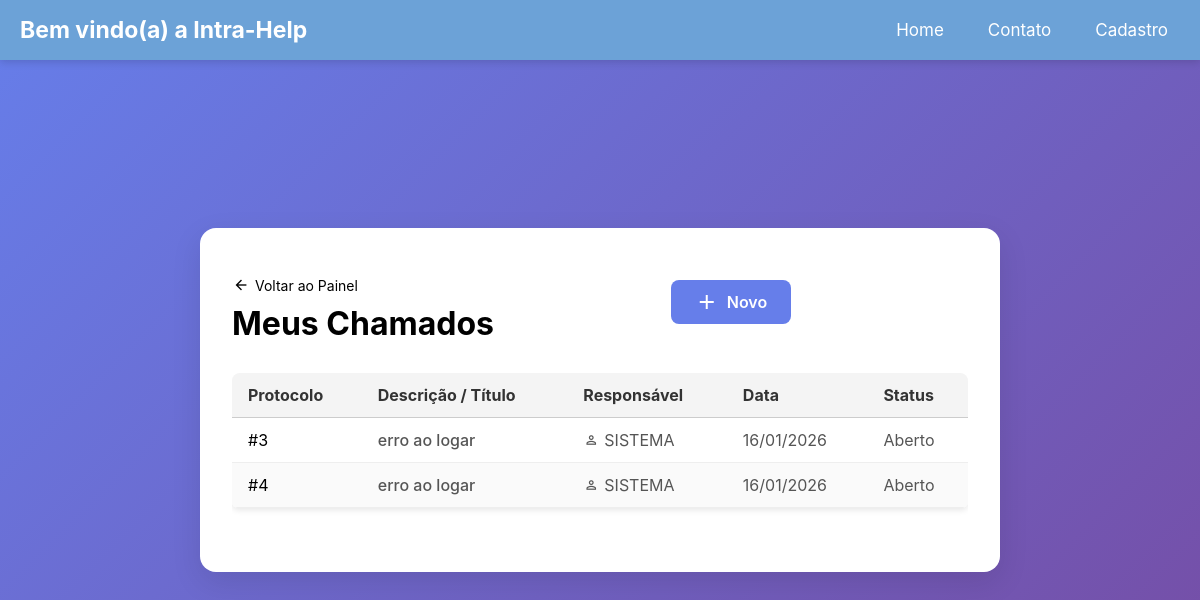
The app's page /views/listarChamados.php (signed in) with its own data.
### tables this page shows
CREATE TABLE "chamados" (
	"numero"	INTEGER NOT NULL,
	"solicitante_id"	INTEGER NOT NULL,
	"descricao"	TEXT NOT NULL,
	"responsavel_id"	INTEGER DEFAULT 1,
	"status"	TEXT DEFAULT "Aberto",
	"data_criacao"	TEXT DEFAULT current_timestamp,
	PRIMARY KEY("numero"),
	CONSTRAINT "fk_responsavel" FOREIGN KEY("responsavel_id") REFERENCES "usuarios"("usuario_id"),
	CONSTRAINT "fk_solicitante" FOREIGN KEY("solicitante_id") REFERENCES "usuarios"("usuario_id")
);

### models/chamados.php (called while the page is built, shortened)
<?php
function chamadosPorIdSolicitante($idSolicitante){
    $pdo = conectarDB();
    $sql = "SELECT c.numero, u.nome as solicitante, c.descricao, us.nome as responsavel, c.status, c.data_criacao FROM chamados c
            INNER JOIN usuarios u
            ON solicitante_id = u.usuario_id
            INNER JOIN usuarios us
            ON responsavel_id = us.usuario_id
            WHERE c.solicitante_id = :solicitante_id;";
    $stmt = $pdo->prepare($sql);
    $stmt->execute(
        [":solicitante_id"=> $idSolicitante]
    );
    return $stmt->fetchAll(PDO::FETCH_ASSOC);
}

### views/listarChamados.php (the view, shortened to what this page needs)
<?php
require_once dirname(__DIR__) . '/models/chamados.php';
$usuario = $_SESSION['usuario'];
$meusChamados = chamadosPorIdSolicitante($usuario['usuario_id']);
?>
<!DOCTYPE html>
<html lang="pt-br">
<head>
    <link rel="stylesheet" href="../style.css">
</head>
<body>
<?php
include 'menu.php';
?>
    <div class="container container-lg">
        <div style="display: flex; justify-content: space-between; align-items: center; margin-bottom: 30px;">
            <div>
                <a href="painel.php" style="text-decoration: none; color: var(--text-secondary); display: flex; align-items: center; margin-bottom: 10px; font-size: 14px;">
                    <span class="material-symbols-outlined" style="font-size: 18px; margin-right: 5px;">arrow_back</span> Voltar ao Painel
                </a>
                <h1>Meus Chamados</h1>
            </div>
            <a href="criarChamado.php" class="btn" style="width: auto; padding: 10px 24px;">
                <span style="display: flex; align-items: center; gap: 8px;">
                    <span class="material-symbols-outlined">add</span> Novo
                </span>
            </a>
        </div>
        <?php if (empty($meusChamados)): ?>
            <div style="padding: 60px; text-align: center; color: var(--text-secondary); background: #f8f9fa; border-radius: 8px;">
                <span class="material-symbols-outlined" style="font-size: 48px; color: #dadce0;">inbox</span>
                <p style="margin-top: 10px;">Você ainda não tem nenhum chamado registrado.</p>
            </div>
        <?php else: ?>
            <div style="overflow-x: auto; background: white; border-radius: 8px; border: 1px solid var(--border-color);">
                <table class="data-table" style="margin-top: 0;">
                    <thead>
                        <tr>
                            <th>Protocolo</th>
                            <th>Descrição / Título</th>
                            <th>Responsável</th>
                            <th>Data</th>
                            <th>Status</th>
                        </tr>
                    </thead>
                    <tbody>
                        <?php foreach ($meusChamados as $c): ?>
                            <?php
                                $desc = htmlspecialchars($c['descricao']);
                                $statusClass = 'pendente';
                                if(stripos($c['status'], 'Aberto') !== false) $statusClass = 'aberto';
                            ?>
                            <tr>
                                <td style="color: var(--text-secondary);">#<?= $c['numero'] ?></td>
                                <td>
                                    <div style="font-weight: 500; color: var(--text-main);">
                                        <?= mb_strimwidth($desc, 0, 60, "...");?>
                                    </div>
                                </td>
                                <td>
                                    <?php if($c['responsavel']): ?>
                                        <div style="display: flex; align-items: center; gap: 5px;">
                                            <span class="material-symbols-outlined" style="font-size: 16px;">person</span>
                                            <?= htmlspecialchars($c['responsavel']) ?>
                                        </div>
                                    <?php else: ?>
                                        <span style="color: #9aa0a6; font-style: italic;">Aguardando...</span>
                                    <?php endif; ?>
                                </td>
                                <td><?= date('d/m/Y', strtotime($c['data_criacao'])) ?></td>
                                <td>
                                    <span class="badge <?= $statusClass ?>">
                                        <?= htmlspecialchars($c['status'] ?? 'Aberto') ?>
                                    </span>
                                </td>
                            </tr>
                        <?php endforeach; ?>
                    </tbody>
                </table>
            </div>
        <?php endif; ?>
    </div>
</body>
</html>

### style.css (style rules this page uses)
* { box-sizing: border-box; margin: 0; padding: 0; font-family: 'Inter', sans-serif; }
body { display: flex; justify-content: center; align-items: center; height: 100vh; background: linear-gradient(135deg, #667eea, #764ba2); }
.container { background: #fff; padding: 2rem; border-radius: 1rem; box-shadow: 0 10px 30px rgba(0, 0, 0, 0.1); width: 100%; max-width: 450px; }
.container:has(table) { max-width: 800px; }
.btn { width: 100%; padding: 0.75rem 1rem; background-color: #667eea; color: white; border: none; border-radius: 0.5rem; font-size: 1rem; font-weight: 600; cursor: pointer; transition: background 0.3s ease; }
a { color: #9dafff; text-decoration: none; margin: auto; padding-top: 1rem; }
.data-table { width: 100%; max-width: 800px; margin: 2rem auto; border-collapse: collapse; font-family: Arial, sans-serif; font-size: 16px; background-color: #fff; box-shadow: 0 2px 6px rgba(0, 0, 0, 0.1); border-radius: 6px; overflow: hidden; }
.data-table thead { background-color: #f4f4f4; }
.data-table thead th { text-align: left; padding: 12px 16px; border-bottom: 1px solid #ccc; color: #333; font-weight: bold; }
.data-table tbody td { padding: 12px 16px; border-bottom: 1px solid #eee; color: #555; }
.data-table tbody tr:nth-child(even) { background-color: #fafafa; }

### records on screen
chamados: numero "3", descricao "erro ao logar", responsavel "SISTEMA", data_criacao "16/01/2026", status "Aberto"
chamados: numero "4", descricao "erro ao logar", responsavel "SISTEMA", data_criacao "16/01/2026", status "Aberto"
